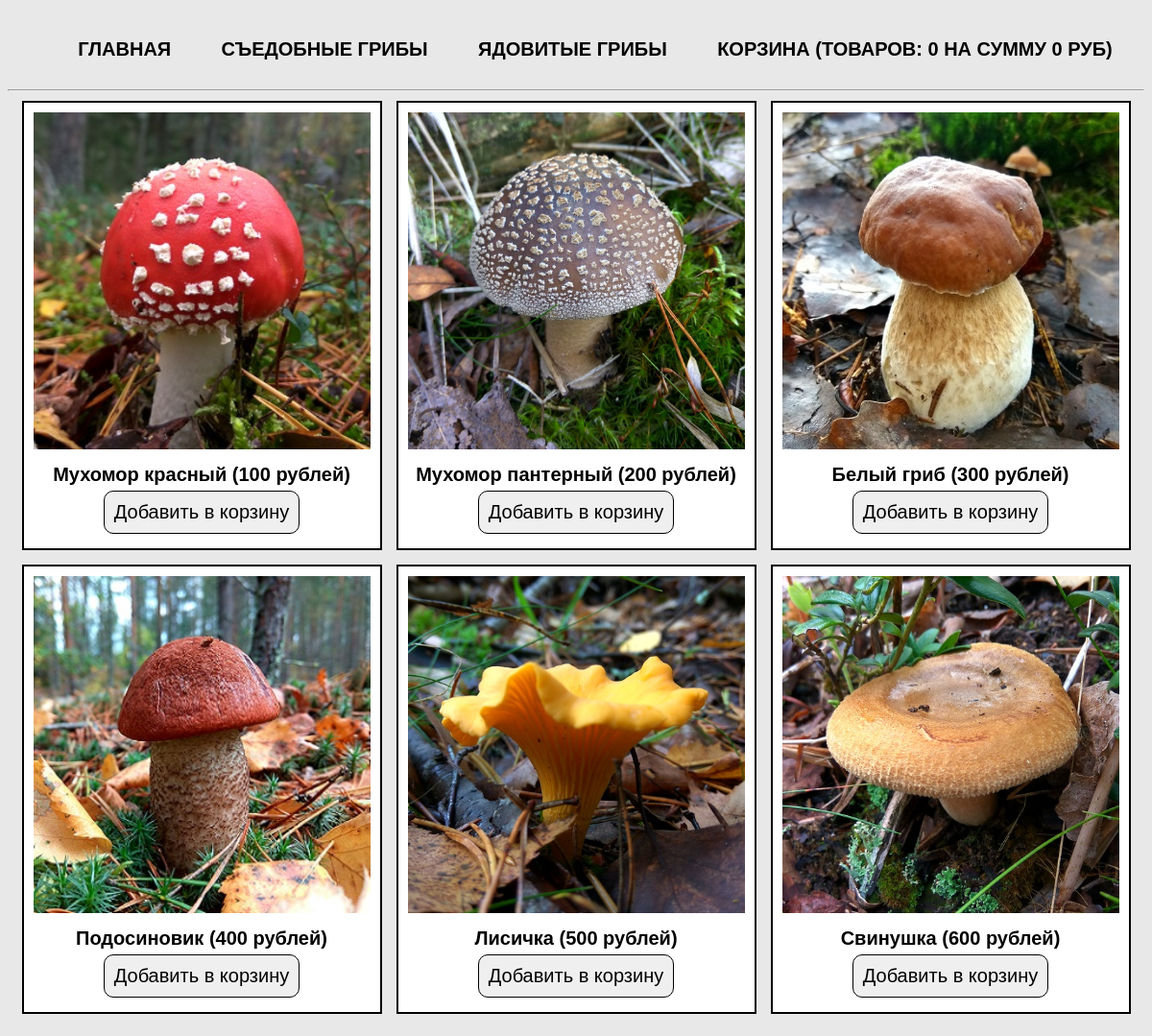
The page / on the database its author committed.
### tables this page shows
CREATE TABLE `cats` (
  `id` int(11) NOT NULL,
  `name` varchar(50) NOT NULL,
  `rus_name` varchar(50) NOT NULL
);

CREATE TABLE `products` (
  `id` int(11) NOT NULL,
  `title` varchar(50) NOT NULL,
  `cat` varchar(50) NOT NULL,
  `price` int(11) NOT NULL,
  `rus_name` varchar(50) NOT NULL,
  `img` varchar(50) NOT NULL,
  `descr` text NOT NULL
);

### index.php (the view)
<?php
require_once 'parts/header.php';
if (isset($_GET['cat'])) {
  $currentCat = $_GET['cat'];
  $products = $connect->query("SELECT * FROM products WHERE cat='$currentCat'");
  $products = $products->fetchAll(PDO::FETCH_ASSOC);
  if (!$products) {
    die("Такой категории не найдено");
  }
} else {
  $products = $connect->query("SELECT * FROM products");
  $products = $products->fetchAll(PDO::FETCH_ASSOC);
} ?>
<div class="main">
  <? foreach ($products as $product) { ?>
  <div class="card">
    <a href="product.php?product=<? echo $product['title']; ?>">
        <img src="img/<? echo $product['img'];?>" alt="<? echo $product['rus_name'];?>" title="<? echo $product['rus_name'];?>">
    </a>
    <div class="label"><? echo $product['rus_name'];?> (<? echo $product['price'];?> рублей)</div>
    <?php require 'parts/add-form.php'; ?>
  </div>
  <? } ?>
</div>
</body>
</html>

### parts/header.php (shortened to what this page needs)
<?php
require_once 'db/db.php';
$cats = $connect->query("SELECT * FROM cats");
$cats = $cats->fetchAll(PDO::FETCH_ASSOC);
?>
<!doctype html>
<html lang="ru">
<head>
    <link rel="stylesheet" href="css/style.css">
</head>
<body>
<nav>
  <ul>
    <li><a href="index.php">Главная</a></li>
    <? foreach ($cats as $cat) { ?>
    <li><a href="index.php?cat=<? echo $cat['name']; ?>"><? echo $cat['rus_name'];?></a></li>
    <? } ?>
    <li><a href="cart.php">Корзина (Товаров: <? echo $_SESSION['totalQuantity'] ? : 0 ; ?> на сумму <?=$_SESSION['totalPrice'] ? : 0 ; ?> руб)</a></li>
  </ul>
</nav>
<hr>

### parts/add-form.php (shortened to what this page needs)
<form action="actions/add.php" method="post">
  <input type="submit" value="Добавить в корзину">
</form>

### css/style.css (style rules this page uses)
* { font-family: 'Arial', sans-serif; font-size: 20px; }
body { margin-top: 20px; background-color: #e8e8e8; }
a { text-decoration: none; text-transform: uppercase; color: #000000; -webkit-transition: all .3s; -moz-transition: all .3s; -ms-transition: all .3s; -o-transition: all .3s; transition: all .3s; }
input, button { margin: 5px auto; border: none; padding: 10px; -webkit-transition: all .3s; -moz-transition: all .3s; -ms-transition: all .3s; -o-transition: all .3s; transition: all .3s; }
input[type=submit], button { -webkit-border-radius: 10px; -moz-border-radius: 10px; border-radius: 10px; border: 1px solid black; display: block; cursor: pointer; }
label, .label { margin-top: 10px; font-weight: 700; }
img { width: 100%; }
.main, nav { width: 1170px; margin: auto; display: flex; flex-wrap: wrap; justify-content: space-around; }
nav ul { display: flex; list-style: none; width: 100%; justify-content: space-around; font-weight: 700; }
.card { margin-bottom: 15px; width: 30%; padding: 10px; border: 2px solid black; text-align: center; background-color: #fff; }

### rows shown on the page
cats: rus_name "СЪЕДОБНЫЕ ГРИБЫ"
cats: rus_name "ЯДОВИТЫЕ ГРИБЫ"
products: img (picture), rus_name "Мухомор красный", price "100"
products: img (picture), rus_name "Мухомор пантерный", price "200"
products: img (picture), rus_name "Белый гриб", price "300"
products: img (picture), rus_name "Подосиновик", price "400"
products: img (picture), rus_name "Лисичка", price "500"
products: img (picture), rus_name "Свинушка", price "600"

### other values the page prints
$_SESSION['totalQuantity'] ? : 0 "0"
$_SESSION['totalPrice'] ? : 0 "0"
